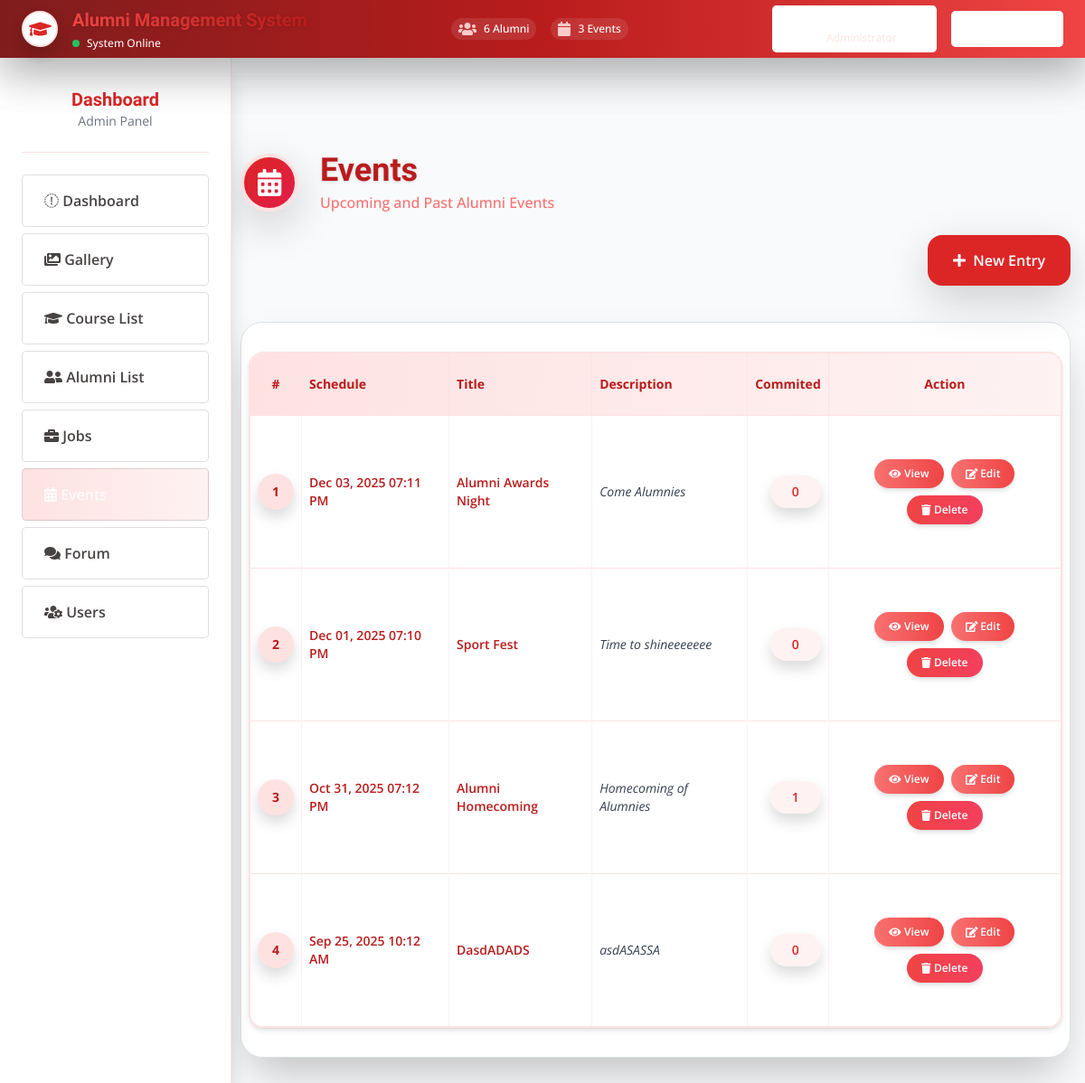
Screenshot of /admin/index.php?page=events (signed in) with the database file from the repository.
### tables this page shows
CREATE TABLE `events` (
  `id` int(30) NOT NULL,
  `title` varchar(250) NOT NULL,
  `content` text NOT NULL,
  `schedule` datetime NOT NULL,
  `banner` text NOT NULL,
  `date_created` datetime NOT NULL DEFAULT current_timestamp()
);

### admin/events.php (the view, shortened to what this page needs)
<?php
include 'db_connect.php';
?>
<!DOCTYPE html>
<html lang="en">
<head>
    <script src="https://cdn.tailwindcss.com"></script>
    <link rel="stylesheet" href="https://cdnjs.cloudflare.com/ajax/libs/font-awesome/6.4.0/css/all.min.css"/>
</head>
<body class="bg-gray-50 font-sans pt-24 px-4 md:px-8 min-h-screen">
    <header class="fixed top-0 left-0 w-full h-16 z-50 px-4 md:px-6 flex items-center bg-gradient-to-r from-primary-900 via-primary-700 to-primary-500 shadow-lg backdrop-blur-lg">
        <div class="max-w-7xl w-full mx-auto flex items-center justify-between">
            <div class="flex items-center space-x-4">
                <div class="bg-white shadow w-10 h-10 rounded-full flex items-center justify-center text-xl text-primary-600 border-2 border-primary-100 hover:scale-105 transition-transform">
                    <i class="fas fa-graduation-cap"></i>
                </div>
                <div class="hidden md:block">
                    <h1 class="bg-gradient-to-r from-primary-500 to-primary-700 bg-clip-text text-transparent text-xl font-bold drop-shadow">
                    </h1>
                    <div class="flex items-center space-x-2 mt-1">
                        <span class="bg-green-500 w-2 h-2 rounded-full inline-block animate-pulse"></span>
                        <span class="text-primary-50 text-xs font-medium">System Online</span>
                    </div>
                </div>
            </div>
            <div class="hidden lg:flex items-center space-x-4 text-white">
                <div class="flex items-center space-x-2 bg-white/10 rounded-full px-2 py-1 backdrop-blur-sm">
                    <i class="fas fa-users text-primary-200"></i>
                    <span class="text-xs font-medium">
                        <?php echo isset($conn) ? $conn->query("SELECT * FROM alumnus_bio where status = 1")->num_rows : '0' ?> Alumni
                    </span>
                </div>
                <div class="flex items-center space-x-2 bg-white/10 rounded-full px-2 py-1 backdrop-blur-sm">
                    <i class="fas fa-calendar text-primary-200"></i>
                    <span class="text-xs font-medium">
                        <?php echo isset($conn) ? $conn->query("SELECT * FROM events where date_format(schedule,'%Y-%m-%d') >= '".date('Y-m-d')."' ")->num_rows : '0' ?> Events
                    </span>
                </div>
            </div>
            <div class="flex items-center space-x-4">
                <div class="hidden md:flex items-center space-x-3 px-4 py-2 bg-white bg-opacity-10 rounded-lg backdrop-blur">
                    <i class="fas fa-user-circle text-white text-2xl"></i>
                    <div class="text-left">
                        <p class="text-white text-sm font-semibold"><?php echo isset($_SESSION['login_name']) ? $_SESSION['login_name'] : 'Admin' ?></p>
                        <p class="text-primary-100 text-xs">Administrator</p>
                    </div>
                </div>
                <a href="ajax.php?action=logout" class="flex items-center gap-2 px-4 py-2 bg-white bg-opacity-10 hover:bg-opacity-20 rounded-lg text-white transition">
                    <i class="fas fa-sign-out-alt"></i>
                    <span class="hidden md:inline">Logout</span>
                </a>
            </div>
        </div>
    </header>
    <aside id="sidebar" class="fixed top-16 left-0 h-[calc(100vh-4rem)] w-64 bg-white shadow-xl border-r border-primary-100 z-40 flex flex-col px-4 py-8 space-y-6 overflow-y-auto">
        <div class="text-center pb-6 border-b border-primary-100">
            <h2 class="text-primary-600 text-xl font-bold">Dashboard</h2>
            <p class="text-gray-500 text-sm">Admin Panel</p>
        </div>
        <nav class="flex flex-col gap-2">
            <a href="dashboard.php" class="nav-item nav-courses flex items-center gap-3 px-4 py-3 rounded-lg text-gray-600 hover:text-primary-700 hover:bg-primary-100 transition">
                <i class="fas fa-dashboard"></i>
                <span>Dashboard</span>
            </a>
            <a href="gallery.php" class="nav-item nav-courses flex items-center gap-3 px-4 py-3 rounded-lg text-gray-600 hover:text-primary-700 hover:bg-primary-100 transition">
                <i class="fas fa-images"></i>
                <span>Gallery</span>
            </a>
             <a href="courses.php" class="nav-item nav-jobs flex items-center gap-3 px-4 py-3 rounded-lg text-gray-600 hover:text-primary-700 hover:bg-primary-100 transition">
                <i class="fas fa-graduation-cap"></i>
                <span>Course List</span>
            </a>
            <a href="alumni.php" class="nav-item nav-jobs flex items-center gap-3 px-4 py-3 rounded-lg text-gray-600 hover:text-primary-700 hover:bg-primary-100 transition">
                <i class="fas fa-user-friends"></i>
                <span>Alumni List</span>
            </a>
            <a href="jobs.php" class="nav-item nav-jobs flex items-center gap-3 px-4 py-3 rounded-lg text-gray-600 hover:text-primary-700 hover:bg-primary-100 transition">
                <i class="fas fa-briefcase"></i>
                <span>Jobs</span>
            </a>
            <a href="events.php" class="nav-item nav-home active flex items-center gap-3 px-4 py-3 rounded-lg text-primary-700 bg-gradient-to-r from-primary-100 to-primary-50 font-medium hover:bg-primary-200 transition">
                <i class="fas fa-calendar-alt"></i>
                <span>Events</span>
            </a>
            <a href="forums.php" class="nav-item nav-forums flex items-center gap-3 px-4 py-3 rounded-lg text-gray-600 hover:text-primary-700 hover:bg-primary-100 transition">
                <i class="fas fa-comments"></i>
                <span>Forum</span>
            </a>
            <a href="users.php" class="nav-item nav-users flex items-center gap-3 px-4 py-3 rounded-lg text-gray-600 hover:text-primary-700 hover:bg-primary-100 transition">
                <i class="fas fa-users-cog"></i>
                <span>Users</span>
            </a>
        </nav>
    </aside>
    <main class="ml-0 md:ml-64 pt-10 min-h-screen">
        <div class="w-full px-2 md:px-8 lg:px-12">
            <div class="mb-10">
                <div class="flex items-center gap-6 mb-6">
                    <div class="w-16 h-16 bg-gradient-to-br from-primary-600 to-rose-600 rounded-full flex items-center justify-center shadow-lg border-4 border-primary-100">
                        <i class="fas fa-calendar-alt text-white text-3xl"></i>
                    </div>
                    <div>
                        <h1 class="text-4xl font-extrabold text-primary-700 drop-shadow">Events</h1>
                        <p class="text-primary-400 mt-1 font-medium">Upcoming and Past Alumni Events</p>
                    </div>
                </div>
                <div class="flex justify-end">
                    <button id="new_event" class="bg-primary-600 hover:bg-primary-700 text-white px-7 py-3 rounded-2xl shadow-lg font-semibold flex items-center gap-2 transition-all duration-200 text-base active:scale-95 focus:outline-none focus:ring-2 focus:ring-primary-400 focus:ring-offset-2">
                        <i class="fa fa-plus"></i> New Entry
                    </button>
                </div>
            </div>
            <div class="bg-white shadow-2xl rounded-3xl overflow-hidden border border-primary-100 hover:shadow-3xl transition-all duration-500 mb-10">
                <div class="px-2 md:px-8 py-8">
                    <div class="overflow-x-auto rounded-2xl border-2 border-primary-100 shadow-md">
                        <table class="min-w-full divide-y divide-primary-100 text-sm" id="eventsTable">
                            <thead class="bg-gradient-to-r from-primary-100 to-primary-50">
                                <tr>
                                    <th class="px-2 md:px-6 py-4 text-xs md:text-sm font-bold text-primary-700 text-center border-r border-primary-100">#</th>
                                    <th class="px-2 md:px-6 py-4 text-xs md:text-sm font-bold text-primary-700 border-r border-primary-100">Schedule</th>
                                    <th class="px-2 md:px-6 py-4 text-xs md:text-sm font-bold text-primary-700 border-r border-primary-100">Title</th>
                                    <th class="px-2 md:px-6 py-4 text-xs md:text-sm font-bold text-primary-700 border-r border-primary-100">Description</th>
                                    <th class="px-2 md:px-6 py-4 text-xs md:text-sm font-bold text-primary-700 border-r border-primary-100">Commited</th>
                                    <th class="px-2 md:px-6 py-4 text-xs md:text-sm font-bold text-primary-700 text-center">Action</th>
                                </tr>
                            </thead>
                            <tbody class="bg-white divide-y divide-primary-100">
                                <?php
                                $i = 1;
                                $events = $conn->query("SELECT * FROM events order by unix_timestamp(schedule) desc ");
                                while($row=$events->fetch_assoc()):
                                    $trans = get_html_translation_table(HTML_ENTITIES,ENT_QUOTES);
                                    unset($trans["\""], $trans["<"], $trans[">"], $trans["<h2"]);
                                    $desc = strtr(html_entity_decode($row['content']),$trans);
                                    $desc=str_replace(array("<li>","</li>"), array("",","), $desc);
                                    $commits = $conn->query("SELECT * FROM event_commits where event_id =".$row['id'])->num_rows;
                                ?>
                                <tr class="hover:bg-gradient-to-r hover:from-primary-100 hover:to-rose-50 transition-all duration-200 group">
                                    <td class="px-2 md:px-6 py-5 text-center border-r border-primary-50">
                                        <span class="inline-flex items-center justify-center w-10 h-10 bg-primary-100 text-primary-700 font-bold text-sm rounded-full group-hover:bg-primary-200 group-hover:text-primary-800 transition-all duration-200 shadow">
                                            <?php echo $i++ ?>
                                        </span>
                                    </td>
                                    <td class="px-2 md:px-6 py-5 border-r border-primary-50 align-middle">
                                         <p class="font-semibold text-primary-700"><?php echo date("M d, Y h:i A",strtotime($row['schedule'])) ?></p>
                                    </td>
                                    <td class="px-2 md:px-6 py-5 border-r border-primary-50 align-middle">
                                         <p class="font-semibold text-primary-700"><?php echo ucwords($row['title']) ?></p>
                                    </td>
                                    <td class="px-2 md:px-6 py-5 border-r border-primary-50 align-middle max-w-xs md:max-w-lg">
                                         <div class="text-gray-700 text-xs md:text-sm leading-relaxed whitespace-pre-line truncate"><?php echo strip_tags($desc) ?></div>
                                    </td>
                                    <td class="px-2 md:px-6 py-5 border-r border-primary-50 align-middle text-right">
                                         <span class="inline-block font-semibold text-primary-600 bg-primary-50 rounded-full px-4 py-2 shadow"><?php echo $commits ?></span>
                                    </td>
                                    <td class="px-2 md:px-6 py-5 text-center align-middle">
                                        <div class="flex flex-wrap justify-center gap-2">
                                            <button class="bg-gradient-to-r from-primary-400 to-primary-500 hover:from-primary-500 hover:to-primary-600 text-white px-3 md:px-4 py-2 rounded-2xl shadow-md text-xs font-semibold transform hover:scale-105 transition-all duration-200 view_event" type="button" data-id="<?php echo $row['id'] ?>">
                                                <i class="fas fa-eye"></i> View
                                            </button>
                                            <button class="bg-gradient-to-r from-primary-400 to-primary-500 hover:from-primary-500 hover:to-primary-600 text-white px-3 md:px-4 py-2 rounded-2xl shadow-md text-xs font-semibold transform hover:scale-105 transition-all duration-200 edit_event" type="button" data-id="<?php echo $row['id'] ?>">
                                                <i class="fas fa-edit"></i> Edit
                                            </button>
                                            <button class="bg-gradient-to-r from-red-500 to-rose-500 hover:from-red-600 hover:to-rose-600 text-white px-3 md:px-4 py-2 rounded-2xl shadow-md text-xs font-semibold transform hover:scale-105 transition-all duration-200 delete_event" type="button" data-id="<?php echo $row['id'] ?>">
                                                <i class="fas fa-trash"></i> Delete
                                            </button>
                                        </div>
                                    </td>
                                </tr>
                                <?php endwhile; ?>
                            </tbody>
                        </table>
                    </div>
                </div>
            </div>
        </div>
    </main>
</body>
</html>

### admin/assets/css/style.css (style rules this page uses)
body { font-family: "Open Sans", sans-serif; color: #444444; width: 100%; height: calc(100%); }
a { color: #1977cc; }
h1, h2, h3, h4, h5, h6 { font-family: "Raleway", sans-serif; }
a.nav-item { position: relative; display: block; padding: .75rem 1.25rem; margin-bottom: -1px; border: 1px solid rgba(0,0,0,.125); background-color: #ffffffc4; color: #484343; font-weight: 600; }
a.nav-item:hover, .nav-item.active { background-color: #000000ad; color: #fffafa; }
.truncate { overflow: hidden; text-overflow: ellipsis; display: -webkit-box; -webkit-line-clamp: 3; -webkit-box-orient: vertical; font-size: smaller; color: #000000cf; font-style: italic; }

### admin/index.php (style rules this page uses)
body { background: #80808045; }

### admin/topbar.php (style rules this page uses)
.animate-pulse { animation: pulse 2s cubic-bezier(0.4, 0, 0.6, 1) infinite; }

### rows the page displays
events: schedule "Dec 03, 2025 07:11 PM", title "Alumni Awards Night", content "Come Alumnies", commits "0"
events: schedule "Dec 01, 2025 07:10 PM", title "Sport Fest", content "Time to shineeeeeee", commits "0"
events: schedule "Oct 31, 2025 07:12 PM", title "Alumni Homecoming", content "Homecoming of Alumnies", commits "1"
events: schedule "Sep 25, 2025 10:12 AM", title "DasdADADS", content "asdASASSA", commits "0"

### other values shown
$_SESSION['system']['name'] "Alumni Management System"
$conn->query("SELECT * FROM alumnus_bio where status = 1")->num_rows "6"
